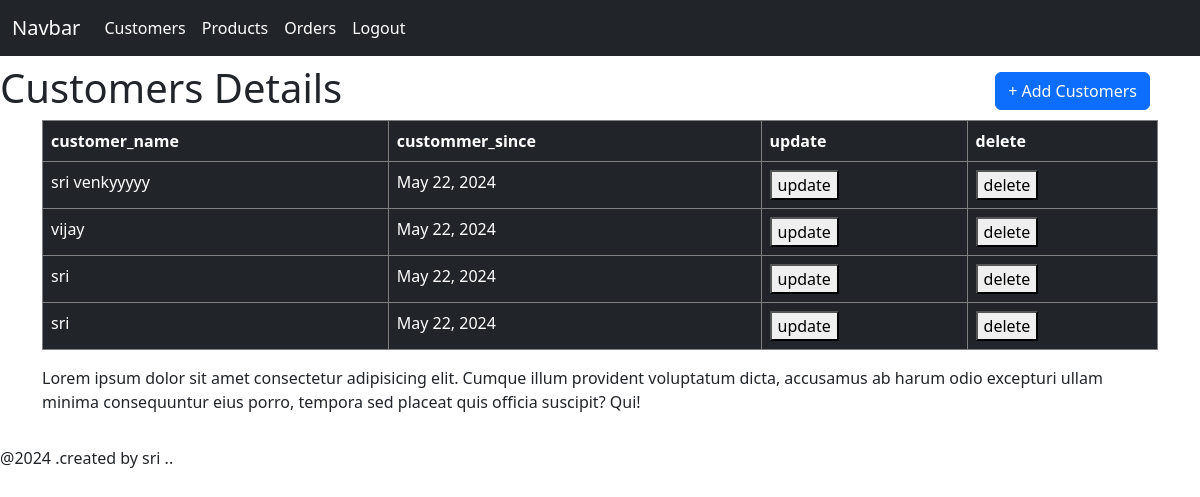
The app's page /order/all/customers/ with its own data.
### Ordermanagement/models.py (models this page shows, shortened)
class Customer(models.Model):
    customer_name = models.CharField(max_length=30 , null = True)
    customer_since= models.DateField(max_length=30 , null = True)

### Ordermanagement/views.py (the view)
# urls.py: path('all/customers/',customerlist),
def customerlist(request):
    context = {
        "customer_details" : Customer.objects.all()
    }
    return render (request,'customer.html', context )

### Frontend/templates/customer.html (shortened to what this page needs)
{% extends 'base.html' %}
{% block content %}
<div class="container">
    <a href="/order/add/customers/">
        <button class="btn btn-primary float-end m-2">+ Add Customers</button>
    </a>
</div>
    <h1>Customers Details</h1>
    <body>
<div class="container">
    <table class="table table-dark">
        <thead>
            <tr>
                <th>customer_name</th>
                <th>custommer_since</th>
                <th>update</th>
                <th>delete</th>
            </tr>
        </thead>
        <tbody>
            {% for customer in customer_details %}
            <tr>
                <td>{{customer.customer_name}}</td>
                <td>{{customer.customer_since}}</td>
                <td>
                    <a href="{% url 'customer_update' customer.id %}">
                        <button>update</button>
                    </a>
                </td>
                <td>
                    <a href="{% url 'customer_delete' customer.id %}">
                        <button>delete</button>
                    </a>
                </td>
            </tr>
            {% endfor %}
        </tbody>
    </table>
    <p class="text-dark">Lorem ipsum dolor sit amet consectetur adipisicing elit. Cumque illum provident voluptatum dicta, accusamus ab harum odio excepturi ullam minima consequuntur eius porro, tempora sed placeat quis officia suscipit? Qui!</p>
</div>
{% endblock %}

### Frontend/templates/base.html (style rules this page uses)
table,th,td { border: 1px solid gray; padding: 10px; }

### records on screen
Customer: customer_name "sri venkyyyyy", customer_since "May 22, 2024"
Customer: customer_name "vijay", customer_since "May 22, 2024"
Customer: customer_name "sri", customer_since "May 22, 2024"
Customer: customer_name "sri", customer_since "May 22, 2024"
